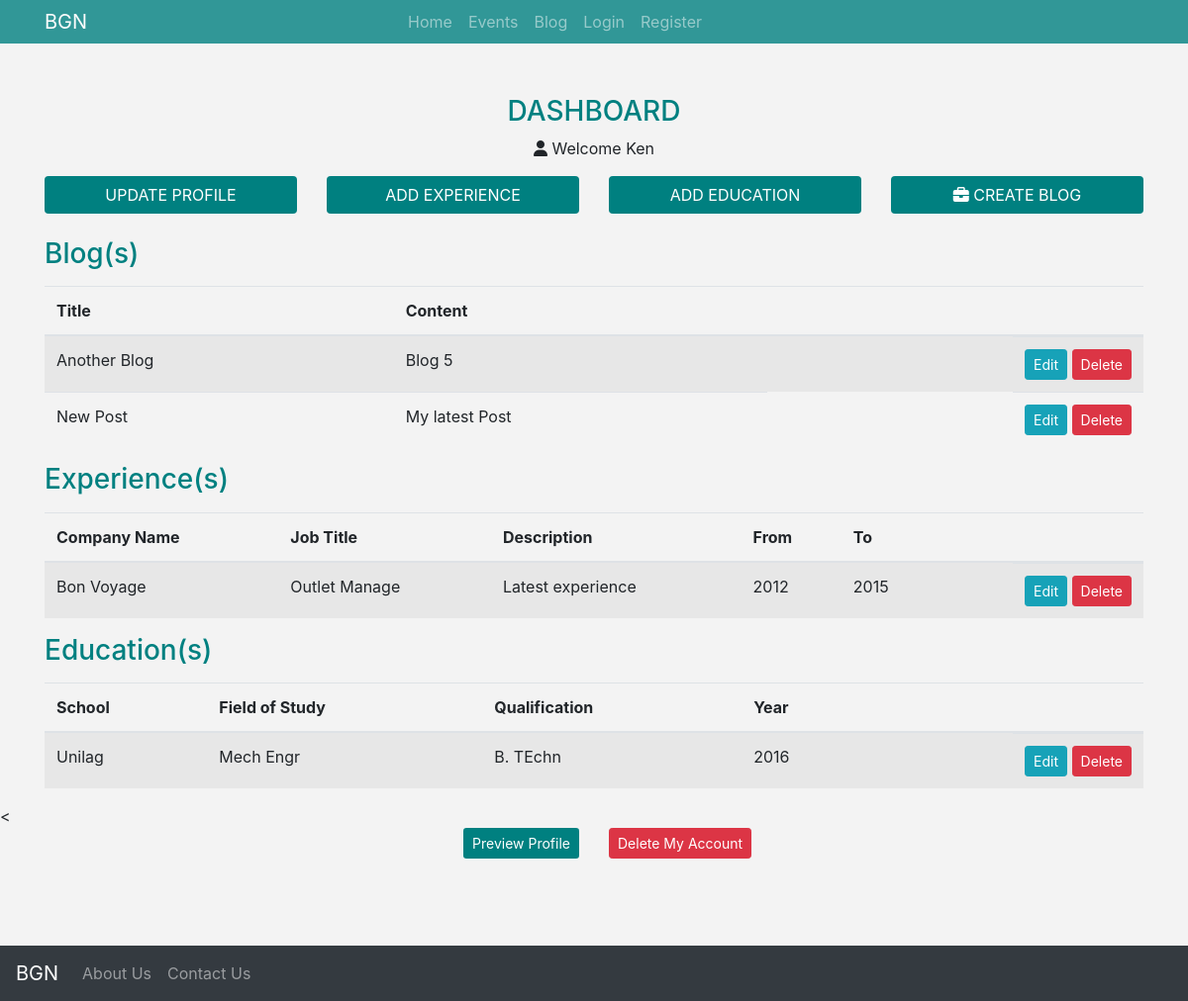
Page /accounts/dashboard/1 on the committed database.
### accounts/models.py (models this page shows, shortened)
class User(AbstractUser):
    phone = models.CharField(max_length=35, unique=True)
    skills = models.CharField(max_length=1050)
    about_me = models.TextField()
    location = models.CharField(max_length=35, choices=STATE_CHOICES)
    profile_image = models.ImageField(upload_to='photos/%Y/%m/%d/', blank=True)
    is_approved = models.BooleanField(default=False)
    confirm_application = models.BooleanField(default=False)
    class Meta:
        verbose_name = 'Member'
        verbose_name_plural = 'All Members'

class Experience(models.Model):
    user = models.ForeignKey(User, on_delete=models.CASCADE, blank=True, null=True)
    company_name = models.CharField(max_length=255)
    job_title = models.CharField(max_length=255)
    year_from = models.IntegerField()
    year_to = models.IntegerField()
    job_description = models.TextField()

class Education(models.Model):
    user = models.ForeignKey(User, on_delete=models.CASCADE, blank=True, null=True)
    school = models.CharField(max_length=255)
    field_of_study = models.CharField(max_length=255)
    qualification = models.CharField(max_length=255)
    year = models.IntegerField()

### pages/models.py (models this page shows, shortened)
class Post(models.Model):
    user = models.ForeignKey(User, on_delete=models.CASCADE, blank=True, null=True)
    title = models.CharField(max_length=125)
    content = models.TextField()
    image = models.ImageField(upload_to='photos/%Y/%m/%d/', blank=True)
    date_posted = models.DateTimeField(auto_now_add=True, null=True)

### accounts/views.py (the view)
# urls.py: path('dashboard/<int:id>', views.dashboard, name='dashboard'),
def dashboard(request, id):
    user = get_object_or_404(User, pk=id)
    posts = Post.objects.all().filter(user=user).order_by('-date_posted')
    experiences = Experience.objects.all().filter(user=user)
    educations = Education.objects.all().filter(user=user)
    successes = Success.objects.all()
    context = {
        'user': user,
        'posts': posts,
        'experiences': experiences,
        'educations': educations,
        'successes': successes
    }
    return render(request, 'accounts/dashboard.html', context)

### templates/accounts/dashboard.html (shortened to what this page needs)
{% extends "base.html" %}
{% load static %}
{% block content %}
        <section class="container">
            <div class="pt-5">{% include "partials/_alert.html" %}</div>
      <h3 class="text-center mt-5 teal-text">DASHBOARD</h3>
      <p class="text-center grey-text">
        <i class="fas fa-user"></i> Welcome {{ user.username|title }}
      </p>
      <div class="row">
        <div class="col-sm-12 col-md-12 col-lg-3 mb-2">
          <a href="{% url 'update' %}" type="button" class="btn btn-black btn-block"
            >UPDATE PROFILE</a
          >
        </div>
       <div class="col-sm-12 col-md-12 col-lg-3 mb-2">
          <a href="{% url 'add_experience' %}" type="button" class="btn btn-black btn-block"
            >ADD EXPERIENCE</a
          >
        </div>
       <div class="col-sm-12 col-md-12 col-lg-3 mb-2">
          <a href="{% url 'add_education' %}" type="button" class="btn btn-black btn-block"
            >ADD EDUCATION</a
          >
        </div>
        <div class="col-sm-12 col-md-12 col-lg-3 mb-2">
          <a href="{% url 'post' %}" type="button" class="btn btn-black btn-block"
            ><i class="fas fa-briefcase"></i> CREATE BLOG</a
          >
        </div>
      </div>
    </section>
    <section class="container">
        <h3 class="teal-text mt-3 mb-3">
            Blog(s)
        </h3>
      <table class="table table-striped table-hover">
        <thead>
          <tr>
            <th scope="col">Title</th>
            <th scope="col">Content</th>
            <th scope="col"></th>
          </tr>
        </thead>
        <tbody>
        {% for post in posts %}
          <tr>
            <td>{{ post.title }}</td>
            <td>{{ post.content }}</td>
            <td class="float-right">
                    <a href="{% url 'edit_blog' post.id %}" class="btn btn-sm btn-info" type="button">
                        Edit
                    </a>
                   <button class="btn btn-danger btn-sm" type="submit" data-toggle="modal" data-target="#blog">Delete</button>
            </td>
          </tr>
        {% endfor %}
        </tbody>
      </table>
    </section>
 <section class="container">
        <h3 class="teal-text mt-3 mb-3">
            Experience(s)
        </h3>
      <table class="table table-striped table-hover">
        <thead>
          <tr>
            <th scope="col">Company Name</th>
            <th scope="col">Job Title</th>
            <th scope="col">Description</th>
            <th scope="col">From</th>
            <th scope="col">To</th>
            <th scope="col"></th>
          </tr>
        </thead>
        <tbody>
        {% for experience in experiences %}
          <tr>
            <td>{{ experience.company_name }}</td>
            <td>{{ experience.job_title }}</td>
            <td>{{ experience.job_description }}</td>
            <td>{{ experience.year_from }}</td>
            <td>{{ experience.year_to}}</td>
            <td class="float-right">
                    <a href="{% url 'edit_experience' experience.id %}" class="btn btn-sm btn-info" type="button">
                        Edit
                    </a>
                   <button class="btn btn-danger btn-sm" type="submit" data-toggle="modal" data-target="#experience">Delete</button>
            </td>
          </tr>
        {% endfor %}
        </tbody>
      </table>
    </section>
 <section class="container">
        <h3 class="teal-text mt-3 mb-3">
            Education(s)
        </h3>
      <table class="table table-striped table-hover">
        <thead>
          <tr>
            <th scope="col">School</th>
            <th scope="col">Field of Study</th>
            <th scope="col">Qualification</th>
            <th scope="col">Year</th>
            <th scope="col"></th>
          </tr>
        </thead>
        <tbody>
        {% for education in educations %}
          <tr>
            <td>{{ education.school}}</td>
            <td>{{ education.field_of_study}}</td>
            <td>{{ education.qualification }}</td>
            <td>{{ education.year }}</td>
            <td class="float-right">
                    <a href="{% url 'edit_education' education.id %}" class="btn btn-sm btn-info" type="button">
                        Edit
                    </a>
                   <button class="btn btn-danger btn-sm" type="submit" data-toggle="modal" data-target="#education">Delete</button>
            </td>
          </tr>
        {% endfor %}
        </tbody>
      </table>
    </section>
<<section class="container">
        <div class="row">
            <div class="col-6"><a href="{% url 'profile' user.id %}" type="button" class="btn btn-black mb-5 float-right btn-sm"> Preview Profile</a></div>
            <div class="col-6">
        <button class="btn btn-danger btn-sm" type="submit" data-toggle="modal" data-target="#account">Delete My Account</button>
{% endblock %}

### bgn/static/css/main.css (style rules this page uses)
body { background-color: rgba(0, 0, 0, 0.048); }
.teal-text { color: teal; }
.btn-black { background-color: teal; color: white; }

### rows in the picture
User: username "Ken"
Post: title "Another Blog", content "Blog 5"
Post: title "New Post", content "My latest Post"
Experience: company_name "Bon Voyage", job_title "Outlet Manage", job_description "Latest experience", year_from "2012", year_to "2015"
Education: school "Unilag", field_of_study "Mech Engr", qualification "B. TEchn", year "2016"
